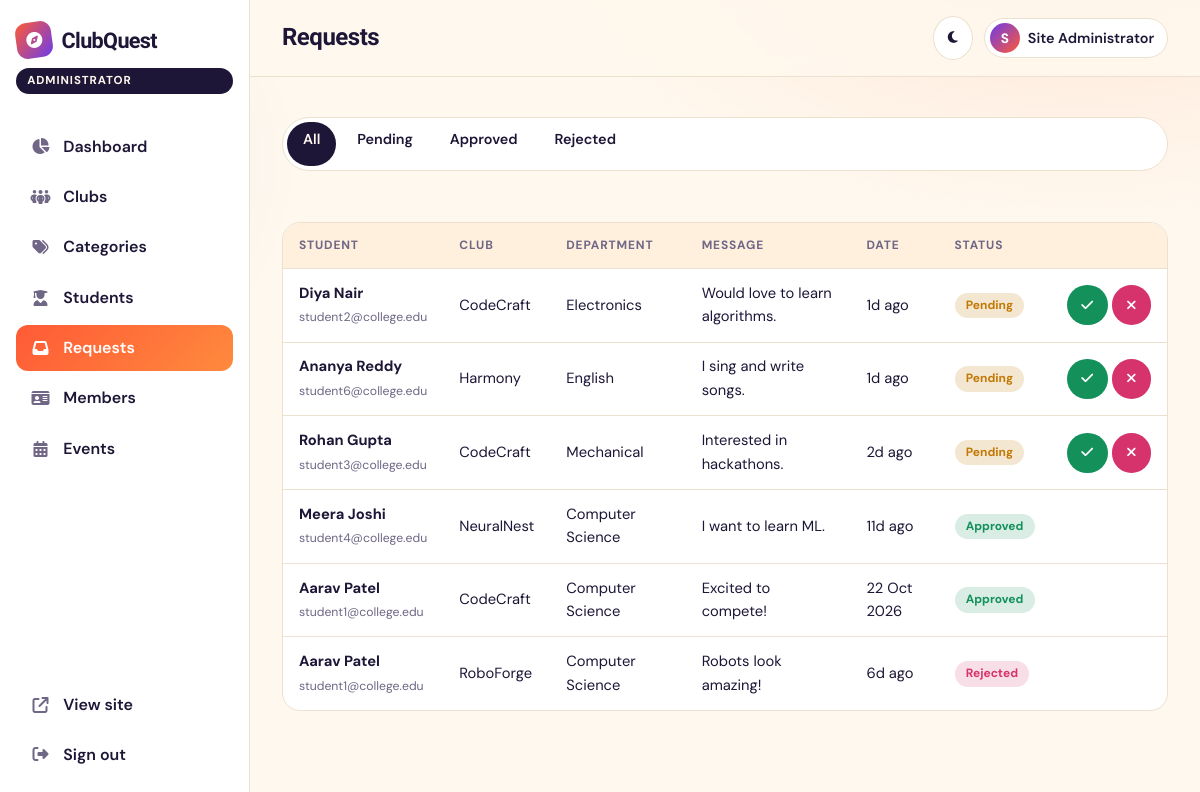
The app's page /admin/requests.php (signed in) with its own data.
### tables this page shows
CREATE TABLE users (
  id            INT UNSIGNED AUTO_INCREMENT PRIMARY KEY,
  name          VARCHAR(100) NOT NULL,
  email         VARCHAR(150) NOT NULL UNIQUE,
  password_hash VARCHAR(255) NOT NULL,
  role          ENUM('student','coordinator','admin') NOT NULL DEFAULT 'student',
  status        ENUM('active','blocked') NOT NULL DEFAULT 'active',
  created_at    TIMESTAMP NOT NULL DEFAULT CURRENT_TIMESTAMP,
  INDEX idx_users_role (role)
);

CREATE TABLE membership_requests (
  id          INT UNSIGNED AUTO_INCREMENT PRIMARY KEY,
  club_id     INT UNSIGNED NOT NULL,
  user_id     INT UNSIGNED NOT NULL,
  message     VARCHAR(500) NULL,
  status      ENUM('pending','approved','rejected') NOT NULL DEFAULT 'pending',
  reviewed_by INT UNSIGNED NULL,
  reviewed_at DATETIME NULL,
  created_at  TIMESTAMP NOT NULL DEFAULT CURRENT_TIMESTAMP,
  UNIQUE KEY uq_request (club_id, user_id),
  FOREIGN KEY (club_id) REFERENCES clubs(id) ON DELETE CASCADE,
  FOREIGN KEY (user_id) REFERENCES users(id) ON DELETE CASCADE,
  FOREIGN KEY (reviewed_by) REFERENCES users(id) ON DELETE SET NULL,
  INDEX idx_req_status (status)
);

CREATE TABLE clubs (
  id                  INT UNSIGNED AUTO_INCREMENT PRIMARY KEY,
  category_id         INT UNSIGNED NOT NULL,
  coordinator_user_id INT UNSIGNED NULL,
  name                VARCHAR(120) NOT NULL,
  slug                VARCHAR(140) NOT NULL UNIQUE,
  tagline             VARCHAR(160) NULL,
  description         TEXT NOT NULL,
  logo                VARCHAR(255) NULL,
  faculty_coordinator VARCHAR(100) NULL,
  student_coordinator VARCHAR(100) NULL,
  activities          TEXT NULL,               
  requirements        TEXT NULL,
  contact_email       VARCHAR(150) NULL,
  contact_phone       VARCHAR(20)  NULL,
  meeting_info        VARCHAR(200) NULL,
  department          VARCHAR(100) NULL,       
  skills              VARCHAR(300) NULL,       
  coordinator_can_approve TINYINT(1) NOT NULL DEFAULT 1,
  status              ENUM('active','inactive') NOT NULL DEFAULT 'active',
  created_at          TIMESTAMP NOT NULL DEFAULT CURRENT_TIMESTAMP,
  FOREIGN KEY (category_id) REFERENCES club_categories(id) ON DELETE RESTRICT,
  FOREIGN KEY (coordinator_user_id) REFERENCES users(id) ON DELETE SET NULL,
  INDEX idx_clubs_category (category_id),
  INDEX idx_clubs_status (status),
  INDEX idx_clubs_created (created_at),
  FULLTEXT INDEX ft_clubs (name, description)
);

CREATE TABLE student_profiles (
  user_id        INT UNSIGNED PRIMARY KEY,
  roll_number    VARCHAR(40)  NULL,
  department     VARCHAR(100) NULL,
  year_of_study  TINYINT UNSIGNED NULL,
  phone          VARCHAR(20)  NULL,
  skills         VARCHAR(500) NULL,           
  career_goal    VARCHAR(200) NULL,
  bio            TEXT NULL,
  FOREIGN KEY (user_id) REFERENCES users(id) ON DELETE CASCADE
);

### admin/requests.php (called while the page is built, shortened)
<?php
require_once dirname(__DIR__) . '/includes/auth.php';
$user = require_role('admin');
$scopeClubId = null; $base = 'admin'; $canApprove = true;
$pageTitle = 'Requests'; $active = 'requests';
include dirname(__DIR__) . '/includes/dash_header.php';
include dirname(__DIR__) . '/includes/dash/requests_view.php';
include dirname(__DIR__) . '/includes/dash_footer.php';

### config/database.php (called while the page is built, shortened)
<?php
function db(): PDO
{
    static $pdo = null;
    if ($pdo === null) {
        $dsn = 'mysql:host=' . DB_HOST . ';port=' . DB_PORT . ';dbname=' . DB_NAME . ';charset=utf8mb4';
        try {
            $pdo = new PDO($dsn, DB_USER, DB_PASS, [
                PDO::ATTR_ERRMODE            => PDO::ERRMODE_EXCEPTION,
                PDO::ATTR_DEFAULT_FETCH_MODE => PDO::FETCH_ASSOC,
                PDO::ATTR_EMULATE_PREPARES   => false,
            ]);
        } catch (PDOException $e) {
            http_response_code(500);
            exit('<h2>Database connection failed.</h2><p>Import <code>database.sql</code> and check <code>config/database.php</code>.</p>');
        }
    }
    return $pdo;
}

### includes/auth.php (called while the page is built, shortened)
<?php
require_once dirname(__DIR__) . '/config/database.php';
require_once __DIR__ . '/functions.php';
function current_user(): ?array
{
    static $user = false;
    if ($user === false) {
        $user = null;
        if (!empty($_SESSION['user_id'])) {
            $s = db()->prepare('SELECT id,name,email,role,status FROM users WHERE id=?');
            $s->execute([$_SESSION['user_id']]);
            $u = $s->fetch();
            if ($u && $u['status'] === 'active') $user = $u;
            else { session_unset(); }
        }
    }
    return $user;
}
function require_role(string ...$roles): array
{
    $u = current_user();
    return $u;
}

### includes/dash/requests_view.php (the view, shortened to what this page needs)
<?php
$pdo = db();
$status = in_array(input('status'), ['pending', 'approved', 'rejected'], true) ? input('status') : '';
$where = []; $p = [];
$st = $pdo->prepare('SELECT r.*, u.name AS student, u.email, sp.department, sp.skills, c.name AS club_name FROM membership_requests r
    JOIN users u ON u.id=r.user_id LEFT JOIN student_profiles sp ON sp.user_id=u.id JOIN clubs c ON c.id=r.club_id'
    . ($where ? ' WHERE ' . implode(' AND ', $where) : '') . ' ORDER BY FIELD(r.status,"pending","approved","rejected"), r.created_at DESC LIMIT 200');
$st->execute($p);
$rows = $st->fetchAll();
?>
<div class="tabs"><?php foreach (['' => 'All', 'pending' => 'Pending', 'approved' => 'Approved', 'rejected' => 'Rejected'] as $k => $l): ?><a class="<?= $status === $k ? 'active' : '' ?>" href="?status=<?= $k ?>"><?= $l ?></a><?php endforeach; ?></div>
<div class="table-wrap"><table class="table"><thead><tr><th>Student</th><?php if ($scopeClubId === null): ?><th>Club</th><?php endif; ?><th>Department</th><th>Message</th><th>Date</th><th>Status</th><th></th></tr></thead><tbody>
<?php foreach ($rows as $r): ?><tr>
  <td><b><?= e($r['student']) ?></b><br><small class="muted"><?= e($r['email']) ?></small></td>
  <?php if ($scopeClubId === null): ?><td><?= e($r['club_name']) ?></td><?php endif; ?>
  <td><?= e($r['department'] ?: '—') ?></td><td class="wrap"><?= e($r['message'] ?: '—') ?></td><td><?= e(time_ago($r['created_at'])) ?></td><td><?= status_badge($r['status']) ?></td>
  <td class="right nowrap"><?php if ($r['status'] === 'pending' && $canApprove): ?>
    <form method="post" class="inline"><?= csrf_field() ?><input type="hidden" name="request_id" value="<?= (int)$r['id'] ?>"><input type="hidden" name="status" value="<?= e($status) ?>">
      <button name="action" value="approved" class="btn btn-success btn-sm"><i class="fa-solid fa-check"></i></button>
      <button name="action" value="rejected" class="btn btn-danger btn-sm"><i class="fa-solid fa-xmark"></i></button></form><?php endif; ?></td>
</tr><?php endforeach; if (!$rows): ?><tr><td colspan="7" class="center muted">No requests.</td></tr><?php endif; ?></tbody></table></div>

### includes/dash_header.php (shortened to what this page needs)
<?php
require_once __DIR__ . '/auth.php';
$user = current_user();
$isAdmin = $user['role'] === 'admin';
$active = $active ?? '';
$base = $isAdmin ? 'admin' : 'coordinator';
$links = $isAdmin ? [
    ['index', 'fa-chart-pie', 'Dashboard'],
    ['clubs', 'fa-people-group', 'Clubs'],
    ['categories', 'fa-tags', 'Categories'],
    ['students', 'fa-user-graduate', 'Students'],
    ['requests', 'fa-inbox', 'Requests'],
    ['members', 'fa-id-card', 'Members'],
    ['events', 'fa-calendar-days', 'Events'],
] : [
    ['index', 'fa-chart-pie', 'Overview'],
    ['requests', 'fa-inbox', 'Applications'],
    ['members', 'fa-id-card', 'Members'],
    ['events', 'fa-calendar-days', 'Events'],
    ['club-edit', 'fa-pen-to-square', 'Club Info'],
];
?>
<!DOCTYPE html>
<html lang="en" data-theme="light">
<head>
<link rel="stylesheet" href="https://cdnjs.cloudflare.com/ajax/libs/font-awesome/6.5.1/css/all.min.css">
<link rel="stylesheet" href="<?= e(url('assets/css/style.css')) ?>">
<link rel="stylesheet" href="<?= e(url('assets/css/responsive.css')) ?>">
</head>
<body class="dash-body">
<div class="dash">
  <aside class="sidebar" id="sidebar">
    <a href="<?= e(url('index.php')) ?>" class="brand"><span class="brand-mark"><i class="fa-solid fa-compass"></i></span><span><?= e(APP_NAME) ?></span></a>
    <span class="role-pill"><?= $isAdmin ? 'Administrator' : 'Coordinator' ?></span>
    <nav>
      <?php foreach ($links as [$file, $icon, $label]): ?>
        <a href="<?= e(url("$base/$file.php")) ?>" class="<?= $active === $file ? 'active' : '' ?>"><i class="fa-solid <?= $icon ?>"></i><?= $label ?></a>
      <?php endforeach; ?>
    </nav>
    <div class="sidebar-foot">
      <a href="<?= e(url('index.php')) ?>"><i class="fa-solid fa-arrow-up-right-from-square"></i> View site</a>
      <a href="<?= e(url('auth/logout.php')) ?>"><i class="fa-solid fa-right-from-bracket"></i> Sign out</a>
    </div>
  </aside>
  <div class="dash-main">
    <header class="dash-top">
      <h1><?= e($pageTitle ?? 'Dashboard') ?></h1>
      <div class="dash-top-right">
        <button class="icon-btn" id="theme-toggle" aria-label="Toggle dark mode"><i class="fa-solid fa-moon"></i><i class="fa-solid fa-sun"></i></button>
        <span class="user-chip static"><span class="avatar"><?= e(strtoupper(mb_substr($user['name'], 0, 1))) ?></span><span class="uname"><?= e($user['name']) ?></span></span>
      </div>
    </header>
    <section class="dash-content">

### includes/functions.php (shortened to what this page needs)
<?php
function e(?string $s): string { return htmlspecialchars((string)$s, ENT_QUOTES | ENT_SUBSTITUTE, 'UTF-8'); }
function url(string $path = ''): string { return BASE_URL . '/' . ltrim($path, '/'); }
function input(string $key, string $default = ''): string
{
    $v = $_POST[$key] ?? $_GET[$key] ?? $default;
    return is_string($v) ? trim($v) : $default;
}
function time_ago(string $dt): string
{
    $d = time() - strtotime($dt);
    if ($d < 2592000) return floor($d / 86400) . 'd ago';
    return date('d M Y', strtotime($dt));
}
function status_badge(string $s): string { return '<span class="badge badge-' . e($s) . '">' . e(ucfirst($s)) . '</span>'; }

### assets/css/responsive.css (style rules this page uses)
html { -webkit-text-size-adjust:100%;text-size-adjust:100% }
body { overflow-x:hidden }
h1,h2,h3 { overflow-wrap:anywhere }
.table-wrap { -webkit-overflow-scrolling:touch }
:root { --tap:44px }
@media (hover:none),(pointer:coarse) { .btn,.icon-btn,.tabs a,.pagination a,.interest span,.check { min-height:var(--tap) } }
@media (hover:none),(pointer:coarse) { .btn-sm { min-height:40px } }

### records on screen
users: name "S", name "Site Administrator"
membership_requests: user.name "Diya Nair", user.email "student2@college.edu", club.name "CodeCraft", student_profiles.department "Electronics", message "Would love to learn algorithms.", created_at "1d ago", status "Pending"
membership_requests: user.name "Ananya Reddy", user.email "student6@college.edu", club.name "Harmony", student_profiles.department "English", message "I sing and write songs.", created_at "1d ago", status "Pending"
membership_requests: user.name "Rohan Gupta", user.email "student3@college.edu", club.name "CodeCraft", student_profiles.department "Mechanical", message "Interested in hackathons.", created_at "2d ago", status "Pending"
membership_requests: user.name "Meera Joshi", user.email "student4@college.edu", club.name "NeuralNest", student_profiles.department "Computer Science", message "I want to learn ML.", created_at "11d ago", status "Approved"
membership_requests: user.name "Aarav Patel", user.email "student1@college.edu", club.name "CodeCraft", student_profiles.department "Computer Science", message "Excited to compete!", created_at "22 Oct 2026", status "Approved"
membership_requests: user.name "Aarav Patel", user.email "student1@college.edu", club.name "RoboForge", student_profiles.department "Computer Science", message "Robots look amazing!", created_at "6d ago", status "Rejected"

### other values on screen
APP_NAME "ClubQuest"
$label "Dashboard"
$label "Clubs"
$label "Categories"
$label "Students"
$label "Requests"
$label "Members"
$label "Events"
$pageTitle "Requests"
$l "All"
$l "Pending"
$l "Approved"
$l "Rejected"
